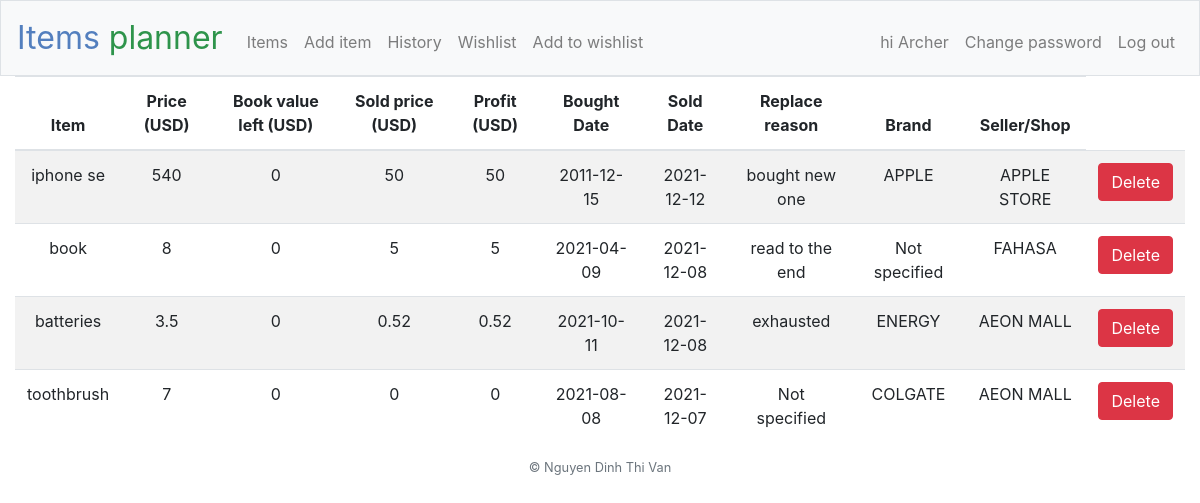
Screenshot of /history (signed in) with the database file from the repository.
### tables this page shows
CREATE TABLE 'history' (id INTEGER, user_id INTEGER, item TEXT NOT NULL, price NUMERIC NOT NULL, book_value NUMERIC NOT NULL, sold_price NUMERIC NOT NULL, bought DATE, sold DATE,'brand' TEXT NOT NULL, seller TEXT NOT NULL, reason_replace TEXT NOT NULL, profit NUMERIC NOT NULL, PRIMARY KEY (id), FOREIGN KEY (user_id) REFERENCES users(id));

### application.py (the view)
@app.route("/history")
@login_required
def history():
    items = db.execute("SELECT * FROM history where user_id = ? ORDER BY sold DESC", session['user_id'])
    return render_template("history.html", items=items)

### helpers.py (called while the page is built)
def login_required(f):
    @wraps(f)
    def decorated_function(*args, **kwargs):
        if session.get("user_id") is None:
            return redirect("/login")
        return f(*args, **kwargs)
    return decorated_function

### templates/history.html (shortened to what this page needs)
{% extends "layout.html" %}
{% block main %}
    <div class="container-fluid">
        <table class="table table-striped">
            <thead>
                <tr>
                    <th>Item</th>
                    <th>Price (USD)</th>
                    <th>Book value left (USD)</th>
                    <th>Sold price (USD)</th>
                    <th>Profit (USD)</th>
                    <th>Bought Date</th>
                    <th>Sold Date</th>
                    <th>Replace reason</th>
                    <th>Brand</th>
                    <th>Seller/Shop</th>
                </tr>
            </thead>
            <tbody>
                {% for item in items %}
                    <tr>
                        <td>{{ item['item'] }}</td>
                        <td>{{ item['price'] }}</td>
                        <td>{{ item['book_value'] }}</td>
                        <td>{{ item['sold_price'] }}</td>
                        <td>{{ item['profit'] }}</td>
                        <td>{{ item['bought'] }}</td>
                        <td>{{ item['sold'] }}</td>
                        <td>{{ item['reason_replace'] }}</td>
                        <td>{{ item['brand'] }}</td>
                        <td>{{ item['seller'] }}</td>
                        <td>
                                <form action="/delete_history" method="post" onSubmit="return confirm('Do you really want to delete this item from history ?');">
                                    <button class="btn btn-danger" type="submit">Delete</button>
                                </form>
                            </td>
                    </tr>
                {% endfor %}
            </tbody>
        </table>
    </div>
{% endblock %}

### rows the page displays
history: item "iphone se", price "540", book_value "0", sold_price "50", profit "50", bought "2011-12-15", sold "2021-12-12", reason_replace "bought new one", brand "APPLE", seller "APPLE STORE"
history: item "book", price "8", book_value "0", sold_price "5", profit "5", bought "2021-04-09", sold "2021-12-08", reason_replace "read to the end", brand "Not specified", seller "FAHASA"
history: item "batteries", price "3.5", book_value "0", sold_price "0.52", profit "0.52", bought "2021-10-11", sold "2021-12-08", reason_replace "exhausted", brand "ENERGY", seller "AEON MALL"
history: item "toothbrush", price "7", book_value "0", sold_price "0", profit "0", bought "2021-08-08", sold "2021-12-07", reason_replace "Not specified", brand "COLGATE", seller "AEON MALL"

### other values shown
{{ session['username'] }} "Archer"
